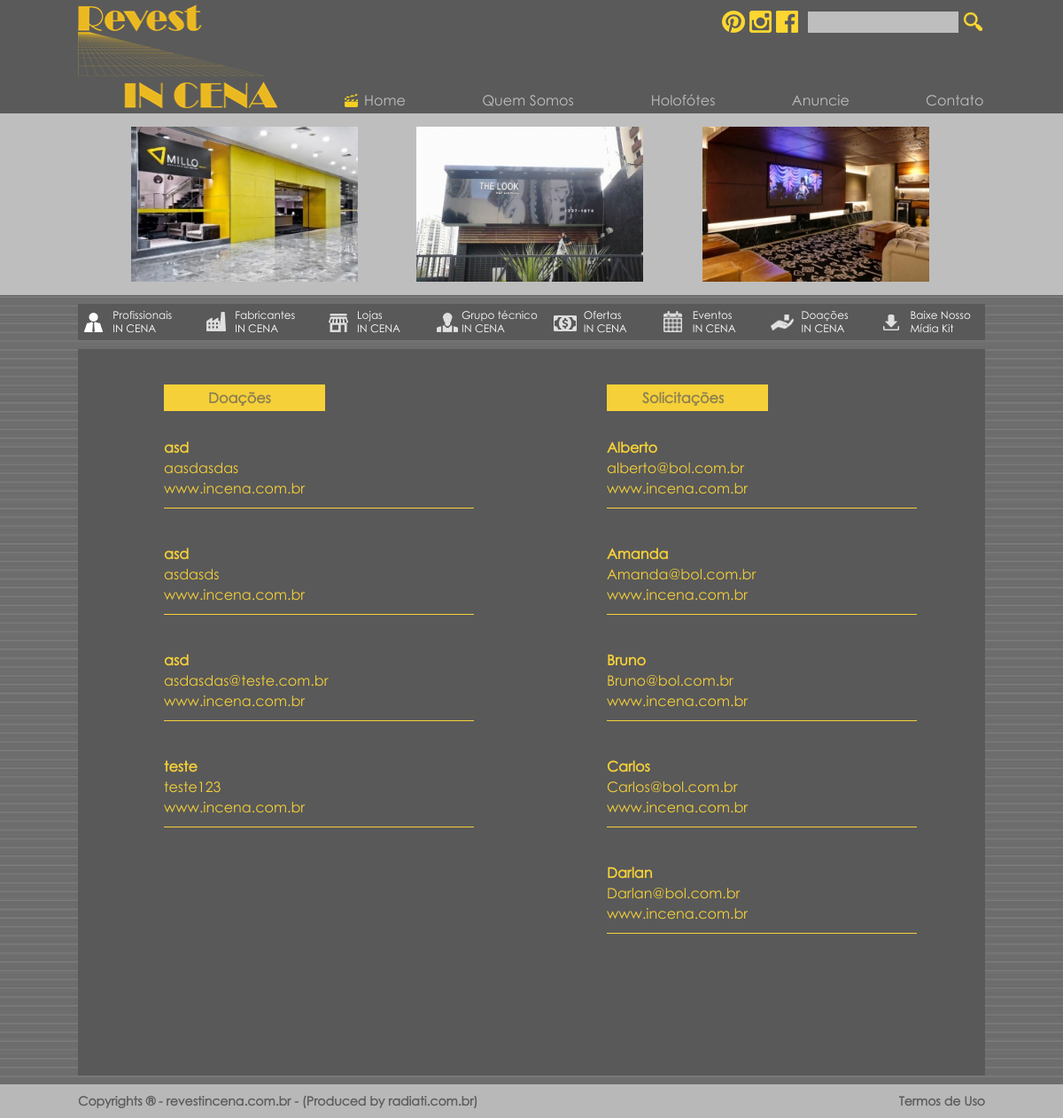
The page /solicitacoes.php on the database as committed earlier.
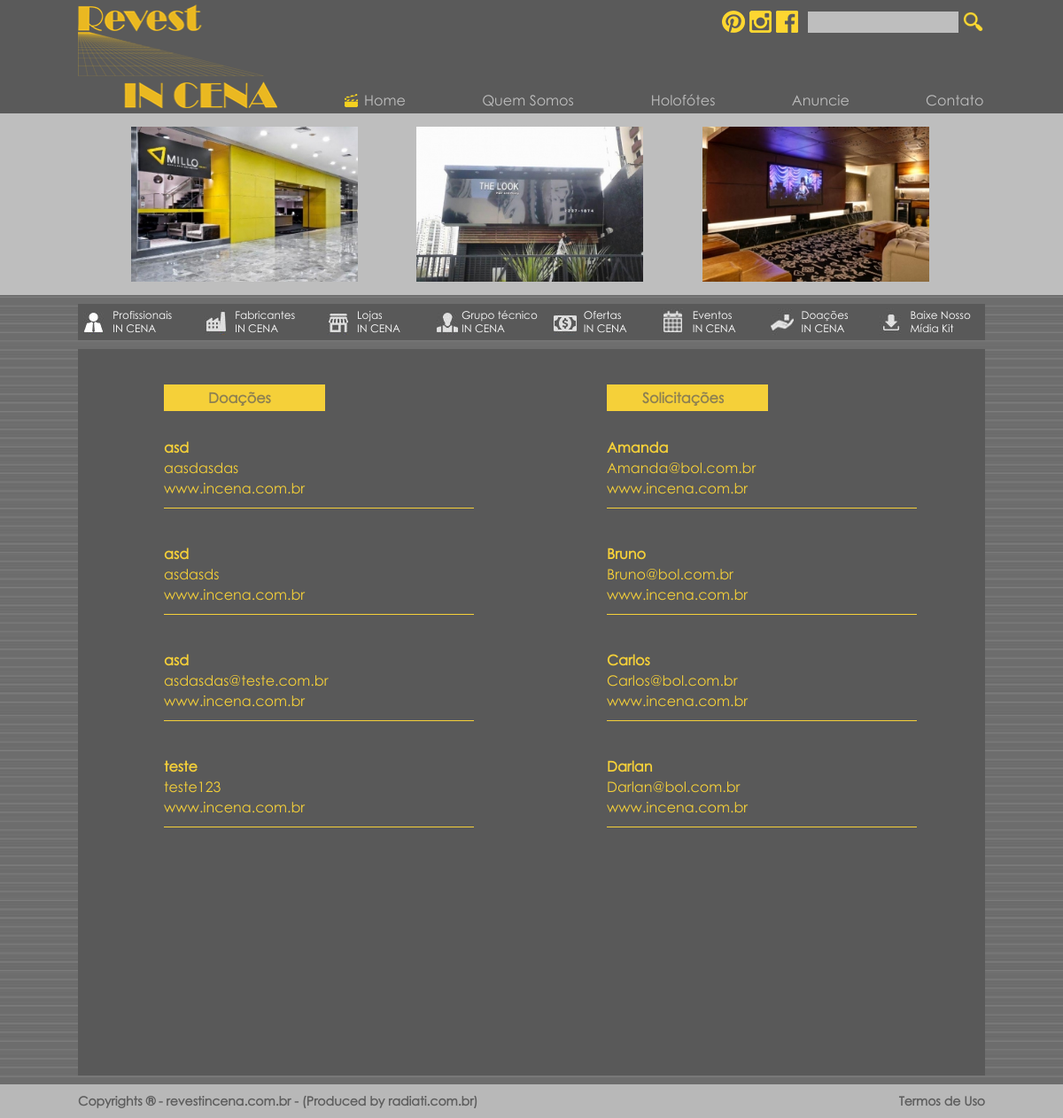
The same page on the database as committed later.
### tables this page shows
CREATE TABLE IF NOT EXISTS `publicidade` (
  `id_p` int(11) NOT NULL AUTO_INCREMENT,
  `name_p` varchar(30) NOT NULL,
  `image_p` varchar(50) NOT NULL,
  `url_p` varchar(150) NOT NULL,
  PRIMARY KEY (`id_p`)
);

CREATE TABLE IF NOT EXISTS `solicitacao` (
  `id_solicita` int(11) NOT NULL AUTO_INCREMENT,
  `nome` varchar(150) NOT NULL,
  `email` varchar(150) NOT NULL,
  `msg` text NOT NULL,
  `aprovado` int(2) NOT NULL,
  PRIMARY KEY (`id_solicita`)
);

CREATE TABLE IF NOT EXISTS `doacao` (
  `id_doacao` int(11) NOT NULL AUTO_INCREMENT,
  `nome` varchar(150) NOT NULL,
  `email` varchar(150) NOT NULL,
  `msg` text NOT NULL,
  `aprovado` int(10) NOT NULL,
  PRIMARY KEY (`id_doacao`)
);

### solicitacoes.php (the view, shortened to what the changed rows need)
<?php include_once('cms/php/conn.php'); mysqli_set_charset($conn, "utf8");?>
<!DOCTYPE html>
<html lang="pt-br">
	<head>
		<?php include_once('includes/head.php');?>
	</head>
	<body>
		<?php include_once('includes/header.php');?>
           <div class="Centro FundoConteudo contato_overflow">
            <div class="centraliza_barras">
            <div class="doacoes">
                     <div class="posso">
                            <a href="">Doações</a>
                     </div>
                 <?php
                    $query = "SELECT * FROM solicitacao ORDER BY nome ASC";
                    $executa = mysql_query($query);
                        while($dados = mysql_fetch_array($executa)){
                            $nome = $dados['nome'];
                            $email = $dados['email'];
                            $aprovado = $dados['aprovado'];
                            if($aprovado == 1){
                ?>
                     <div class="resultados">
                         <b> <?php echo $nome; ?> </b><br />
                            <?php echo $email; ?><br />
                            www.incena.com.br<br />
                     </div>
                <?php }} ?>
            </div>
                <div class="solicita">
                     <div class="posso">
                            <a href="">Solicitações</a>
                     </div>
                <?php
                    $query = "SELECT * FROM doacao ORDER BY nome ASC";
                    $executa = mysql_query($query);
                        while($dados = mysql_fetch_array($executa)){
                            $nome = $dados['nome'];
                            $email = $dados['email'];
                            $aprovado = $dados['aprovado'];
                            if($aprovado == 1){
                ?>
                     <div class="resultados">
                         <b> <?php echo $nome; ?> </b><br />
                            <?php echo $email; ?><br />
                            www.incena.com.br<br />
                     </div>
                <?php }} ?>
                </div>
            </div>
        </div>
	</body>
</html>

### includes/header.php (shortened to what the changed rows need)
<header>
	<div class="FundoInferior">
		<div class="Centro DestaqueTopo">
			<?php
				$SelectPublict = mysqli_query($conn, "SELECT * FROM publicidade LIMIT 0, 3");
				while($Publict=mysqli_fetch_object($SelectPublict)):
				if($Publict->image_p!=''):
			?>
				<a href="<?php echo $Publict->url_p?>" target="_blank">
					<img src="cms/imagens/publicidade/<?php echo $Publict->image_p?>" alt="destaque" class="ImagemDestaqueTopo"/>
				</a>
			<?php
				endif;
				endwhile;
			?>
		</div>
	</div>
</header>

Rows that differ between the two databases and show on the page:
no longer on this page (row edited): doacao: nome "Alberto", email "alberto@bol.com.br"
